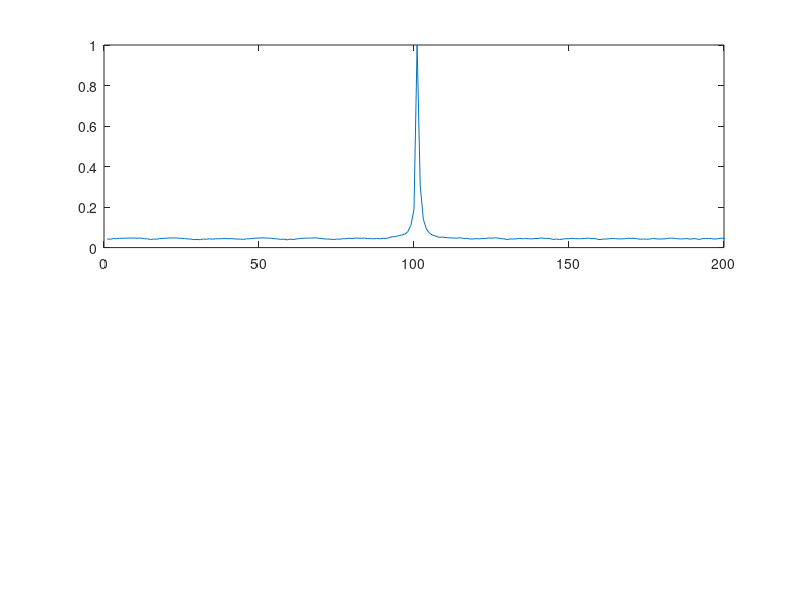
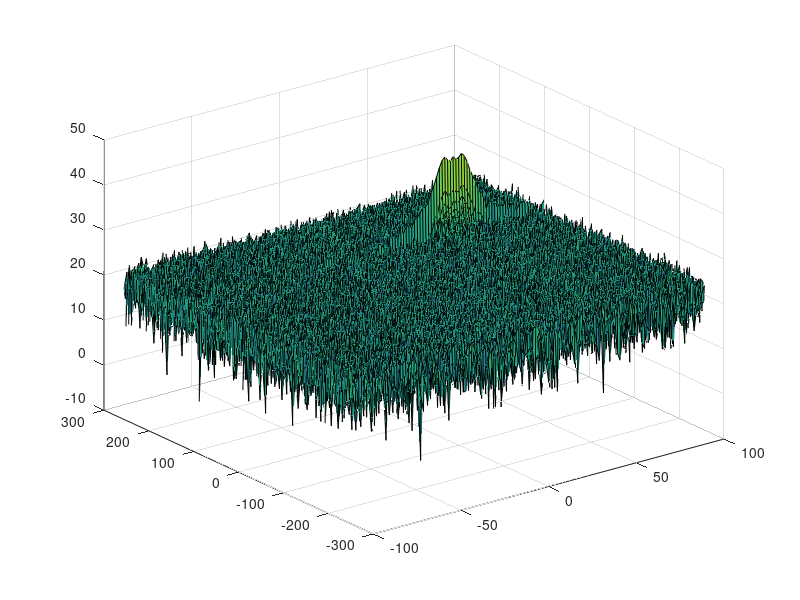

Here is the MATLAB script that generated these plots, in order: (Note: this script raises an error after producing the figures.)
clear all
clc;

%% Radar Specifications 
%%%%%%%%%%%%%%%%%%%%%%%%%%%
% Frequency of operation = 77GHz
% Max Range = 200m
% Range Resolution = 1 m
% Max Velocity = 100 m/s
%%%%%%%%%%%%%%%%%%%%%%%%%%%
c = 3e8;    %Speed of light (m/s)

fc = 77e9;   %frequency (Hz = 1/s)
Rres = 1;        %range resolution (m)
Rmax = 200;      %range max (m)
Vmax = 70;       %Max velocity (m/s)
Vres = 3;        %Velocity resolution (m/s)

lambda = c/fc;

%speed of light = 3e8
%% User Defined Range and Velocity of target
% *%TODO* :
% define the target's initial position and velocity. Note : Velocity
% remains contant
inicial_range = 100;     % 0-200m
velocity = 50;   % -70 - 70 (m/s) 


%% FMCW Waveform Generation

% *%TODO* :
%Design the FMCW waveform by giving the specs of each of its parameters.
% Calculate the Bandwidth (B), Chirp Time (Tchirp) and Slope (slope) of the FMCW
% chirp using the requirements above.
Bsweep = c / (2 * Rres); % (Hz)
%Bsweep = range2bw(Rres, c);

factor = 5.5;
Tchirp = (factor * 2 * Rmax)/ c;    % (s)
%Tchirp = factor*range2time(Rmax, c);

slope = Bsweep / Tchirp;


%Operating carrier frequency of Radar 
fc= 77e9;             %carrier freq

                                                          
%The number of chirps in one sequence. Its ideal to have 2^ value for the ease of running the FFT
%for Doppler Estimation. 
Nd=128;                   % #of doppler cells OR #of sent periods % number of chirps

%The number of samples on each chirp. 
Nr=1024;                  %for length of time OR # of range cells

% Timestamp for running the displacement scenario for every sample on each
% chirp
t=linspace(0,Nd*Tchirp,Nr*Nd); %total time for samples


%Creating the vectors for Tx, Rx and Mix based on the total samples input.
Tx=zeros(1,length(t)); %transmitted signal
Rx=zeros(1,length(t)); %received signal
Mix = zeros(1,length(t)); %beat signal

%Similar vectors for range_covered and time delay.
r_t=zeros(1,length(t));
td=zeros(1,length(t));


%% Signal generation and Moving Target simulation
% Running the radar scenario over the time. 
L = length(t)

for i=1:L        
    
    
    % *%TODO* :
    %For each time stamp update the Range of the Target for constant velocity. 
    r_t(i) = inicial_range + t(i) * velocity;
    td(i) = 2 * r_t(i) / c;
    
    % *%TODO* :
    %For each time sample we need update the transmitted and
    %received signal. 
    Tx(i) = cos(2 * pi * (fc * t(i) + slope * t(i)^2 / 2));
    Rx(i)  = cos(2 * pi * (fc * (t(i) - td(i)) + slope * (t(i) - td(i))^2 / 2));
    
    % *%TODO* :
    %Now by mixing the Transmit and Receive generate the beat signal
    %This is done by element wise matrix multiplication of Transmit and
    %Receiver Signal
    Mix(i) = Tx(i) * Rx(i);
    
end


%% RANGE MEASUREMENT


 % *%TODO* :
%reshape the vector into Nr*Nd array. Nr and Nd here would also define the size of
%Range and Doppler FFT respectively.
Mix = reshape(Mix, [Nr, Nd]);
%plot(Mix(1:Nr));

 % *%TODO* :
%run the FFT on the beat signal along the range bins dimension (Nr) and
%normalize.
signal_fft = fft(Mix, Nr);

 % *%TODO* :
% Take the absolute value of FFT output
signal_fft = abs(signal_fft);
signal_fft = signal_fft / max(signal_fft)

 % *%TODO* :
% Output of FFT is double sided signal, but we are interested in only one side of the spectrum.
% Hence we throw out half of the samples.
signal_fft = signal_fft(1:Nr/2)

%plotting the range
figure ('Name','Range from First FFT')
subplot(2,1,1)

 % *%TODO* :
 % plot FFT output 
plot(signal_fft) 

axis ([0 200 0 1]);



%% RANGE DOPPLER RESPONSE
% The 2D FFT implementation is already provided here. This will run a 2DFFT
% on the mixed signal (beat signal) output and generate a range doppler
% map.You will implement CFAR on the generated RDM


% Range Doppler Map Generation.

% The output of the 2D FFT is an image that has reponse in the range and
% doppler FFT bins. So, it is important to convert the axis from bin sizes
% to range and doppler based on their Max values.

Mix=reshape(Mix,[Nr,Nd]);

% 2D FFT using the FFT size for both dimensions.
sig_fft2 = fft2(Mix,Nr,Nd);

% Taking just one side of signal from Range dimension.
sig_fft2 = sig_fft2(1:Nr/2,1:Nd);
sig_fft2 = fftshift (sig_fft2);
RDM = abs(sig_fft2);
RDM = 10*log10(RDM) ;

%use the surf function to plot the output of 2DFFT and to show axis in both
%dimensions
doppler_axis = linspace(-100,100,Nd);
range_axis = linspace(-200,200,Nr/2)*((Nr/2)/400);
figure,surf(doppler_axis,range_axis,RDM);

%% CFAR implementation

%Slide Window through the complete Range Doppler Map

% *%TODO* :
%Select the number of Training Cells in both the dimensions.
Tr = 10;
Td = 10;

% *%TODO* :
%Select the number of Guard Cells in both dimensions around the Cell under 
%test (CUT) for accurate estimation
Gr = 5;
Gd = 5;

% *%TODO* :
% offset the threshold by SNR value in dB
offset = 6;

% *%TODO* :
%Create a vector to store noise_level for each iteration on training cells
noise_level = zeros(1, (2*Tr+2*Gr+1)*(2*Td+2*Gd+1) - (2*Gr+1)*(2*Gd+1));


% *%TODO* :
%design a loop such that it slides the CUT across range doppler map by
%giving margins at the edges for Training and Guard Cells.
%For every iteration sum the signal level within all the training
%cells. To sum convert the value from logarithmic to linear using db2pow
%function. Average the summed values for all of the training
%cells used. After averaging convert it back to logarithimic using pow2db.
%Further add the offset to it to determine the threshold. Next, compare the
%signal under CUT with this threshold. If the CUT level > threshold assign
%it a value of 1, else equate it to 0.

[numRows,numCols] = size(RDM)

num_elems = (2*Tr+2*Gr+1)*(2*Td+2*Gd+1) - (2*Gr+1)*(2*Gd+1);
cfar = zeros(numRows,numCols);

RDM2 = arrayfun(@db2pow,RDM);

for i = 1:(numRows-(2*Gd+2*Td)) 
    for j = 1:(numCols-(2*Gr+2*Tr))  
    
        subm =  RDM2(i:i+2*Gd+2*Td, j:j+2*Gr+2*Tr); 
        
        sumAll = sum(subm, 'all');
        sumG = sum(subm(Td+1:Td+2*Gd+1, Tr+1:Tr+2*Gr+1), 'all');
        noise = sumAll - sumG;
        
        thr = pow2db(noise / num_elems);
        thr = db2pow(thr + offset);
        
        signal = RDM2(i+Tr+Gr, j+Td+Gd); 
        cfar(i+Tr+Gr,j+Td+Gd) = double(signal > thr);
    end
end

   % Use RDM[x,y] as the matrix from the output of 2D FFT for implementing
   % CFAR





% *%TODO* :
% The process above will generate a thresholded block, which is smaller 
%than the Range Doppler Map as the CUT cannot be located at the edges of
%matrix. Hence,few cells will not be thresholded. To keep the map size same
% set those values to 0. 
 
% *%TODO* :
%display the CFAR output using the Surf function like we did for Range
%Doppler Response output.
figure,surf(doppler_axis,range_axis, cfar);
colorbar;


 
 